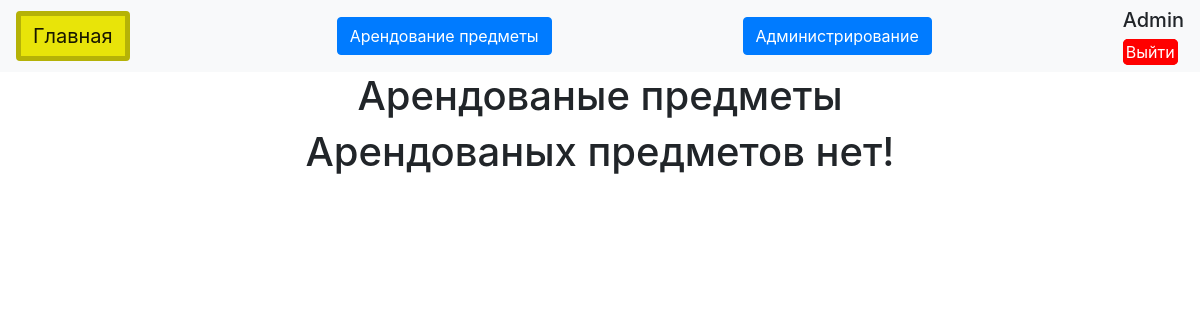
Page /arrended (signed in) on the earlier database version.
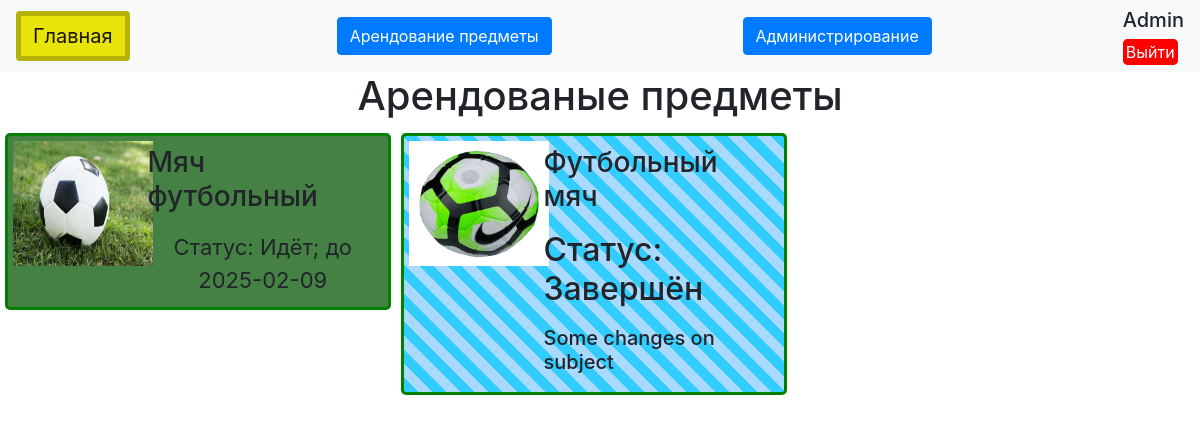
Same page on the later database version.
### data/users.py (models this page shows, shortened)
class Users(SqlAlchemyBase, UserMixin):
    __tablename__ = 'users'
    id = sqlalchemy.Column(sqlalchemy.Integer, primary_key=True, autoincrement=True)
    name = sqlalchemy.Column(sqlalchemy.String, nullable=True)
    about = sqlalchemy.Column(sqlalchemy.String, nullable=True)
    email = sqlalchemy.Column(sqlalchemy.String, index=True, unique=True, nullable=True)
    hashed_password = sqlalchemy.Column(sqlalchemy.String, nullable=True)
    user_access = sqlalchemy.Column(sqlalchemy.String, default='admin', nullable=True)
    password = sqlalchemy.Column(sqlalchemy.String, nullable=True)
    asortiment = orm.relationship("Asortiment", back_populates='users')

### data/news.py (models this page shows)
class Request(SqlAlchemyBase):
    __tablename__ = 'request'
    id = sqlalchemy.Column(sqlalchemy.Integer, primary_key=True, autoincrement=True)
    description = sqlalchemy.Column(sqlalchemy.String)
    date_start = sqlalchemy.Column(sqlalchemy.String)
    date_end = sqlalchemy.Column(sqlalchemy.String)
    approved = sqlalchemy.Column(sqlalchemy.Boolean)
    type = sqlalchemy.Column(sqlalchemy.String, nullable=True)
    id_user = sqlalchemy.Column(sqlalchemy.Integer, sqlalchemy.ForeignKey("users.id"))
    name_user = sqlalchemy.Column(sqlalchemy.String)
    user = orm.relationship('Users')
    id_item = sqlalchemy.Column(sqlalchemy.Integer, sqlalchemy.ForeignKey("asortiment.id"))
    asortiment = orm.relationship("Asortiment")

class Asortiment(SqlAlchemyBase):
    __tablename__ = 'asortiment'
    id = sqlalchemy.Column(sqlalchemy.Integer, primary_key=True, autoincrement=True)
    name = sqlalchemy.Column(sqlalchemy.String, nullable=True)
    status = sqlalchemy.Column(sqlalchemy.String, nullable=True)
    arend = sqlalchemy.Column(sqlalchemy.String, nullable=True)
    photo_href = sqlalchemy.Column(sqlalchemy.String, nullable=True)
    id_type = sqlalchemy.Column(sqlalchemy.Integer, sqlalchemy.ForeignKey('idtype.id'))
    is_private = sqlalchemy.Column(sqlalchemy.Boolean, default=True)
    user_id = sqlalchemy.Column(sqlalchemy.Integer, sqlalchemy.ForeignKey("users.id"))
    users = orm.relationship('Users')
    idtype = orm.relationship("Idtype")
    request = orm.relationship("Request", back_populates='asortiment')

### main.py (the view)
@app.route("/arrended")
@login_required
def arrended():
    if current_user.user_access == "baned":
        abort(404)
    else:
        db_sess = db_session.create_session()
        items = db_sess.query(Request).filter_by(id_user=current_user.id).all()
        trtp = len(items) != 0
        return render_template("arrended.html",
                            items=items,
                            trtp=trtp,
                            title="Ваши арендованые предметы"
                            )

### data/db_session.py (called while the page is built)
def create_session() -> Session:
    global __factory
    return __factory()

### main.py (called while the page is built)
@login_manager.user_loader
def load_user(user_id):
    db_sess = db_session.create_session()
    return db_sess.get(Users, user_id)

### templates/arrended.html
{% extends "base.html" %}
{% block content %}
    <h1>Арендованые предметы</h1>
    {% if trtp != 0 %}
    <div class="grates">
        {% for request in items %}
        <div class="itemMy">
            {% if request.type == 'Не одобрен' %}
            <div class="itemn polosatyR">
            {% elif request.type == 'Одобрен' or request.type == "Идёт" %}
            <div class="itemn stolbikG">
            {% elif request.type == 'Завершён' %}
            <div class="itemn polosaty">
            {% endif %}
                <div class="itemll">
                    <img class="imgsize" src="/{{ request.asortiment.photo_href }}">
                </div>
                <div class="itemrr">
                    <div>
                        <h3 class="paing">{{ request.asortiment.name }}</h3>
                        {% if request.type == 'Не одобрен' or  request.type == 'Одобрен' %}
                        <div class="szt cental">{{ request.type }}</div>
                        <div class="paing szzt">С: {{ request.date_start }} до: {{ request.date_end }}</div>
                        <div class="cental"><a class="btn exit" href="/Unconfirm_request/{{ request.id }}">Отмена аренды</a></div>
                        {% elif request.type == "Идёт"%}
                        <div class="szt cental paing">Статус: {{ request.type }}; до {{ request.date_end }}</div>
                        {% else %}
                        <h2 class="paing">Статус: {{ request.type }}</h2>
                        <h5 class="paing">{{ request.description }}</h5>
                        {% endif %}
                    </div>
                </div>
            </div>
        </div>
        {% endfor %}
    </div>
    {% else %}
    <h1>Арендованых предметов нет!</h1>
    {% endif %}
{% endblock %}

### templates/base.html (shortened to what this page needs)
<!doctype html>
<html lang="en">
<head>
    <link rel="stylesheet"
          href="https://stackpath.bootstrapcdn.com/bootstrap/4.4.1/css/bootstrap.min.css"
>
    <link rel="stylesheet" href="{{ url_for('static', filename='styles/Styles.css') }}">
</head>
<body>
<header>
    <nav class="navbar navbar-light bg-light">
        <a class="btn navbar-brand borderSome backcolorV" href="/" >Главная</a>
        {% if current_user.user_access == 'admin' %}
        <div class="cental">
            <a href="/arrended" class="btn btn-primary">Арендование предметы</a>
        </div>
        <div class="cental">
            <a href="/admin_panel" class="btn btn-primary">Администрирование</a>
        </div>
        {% else %}
        <div class="cental">
            <a href="/arrended" class="btn btn-primary">Арендование предметы</a>
        </div>
        {% endif %}
        {% if current_user.is_authenticated %}
        <div>
            <h5>{{ current_user.name }}</h5>
            <a class="exit" href="/logout">Выйти</a>
        </div>
        {% else %}
            <p>
                <a class="btn btn-primary " href="/register">Зарегистрироваться</a>
                <a class="btn btn-success" href="/login">Войти</a>
            </p>
        {% endif %}
    </nav>
</header>
<main>
    {% block content %}{% endblock %}
</main>
</body>
</html>

### static/styles/Styles.css (style rules this page uses)
.exit { border:3px solid red; color: white; background-color: red; border-radius: 5px; }
h1 { text-align: center; }
.borderSome { border: 5px solid #b5b207; }
.cental { text-align: center; }
.itemMy { padding: 5px; }
.itemn { padding: 5px; border: 3px solid green; display: flex; border-radius: 5px; }
.itemll { float: left; width: 35%; }
.itemrr { float: right; width: 65%; }
.imgsize { height: 125px; width: 140px; }
.backcolorV { background-color: #e8e409; color: white; }
.paing { padding: 5px; }
.polosaty { background: repeating-linear-gradient( 45deg, #33ccff, #33ccff 10px, #a8d9ff 10px, #a8d9ff 20px ); }
.stolbikG { background-color: rgb(69, 128, 69); }
.szt { font-size: 22px; }
@media (max-width: 70000px) { .grates { grid-template-columns: repeat(8, 12.5%); display: grid; grid-auto-rows: minmax(20%, auto); } }
@media (max-width: 2800px) { .grates { grid-template-columns: repeat(6, 16.7%); display: grid; grid-auto-rows: minmax(20%, auto); } }
@media (max-width: 2600px) { .grates { grid-template-columns: repeat(5, 20%); display: grid; grid-auto-rows: minmax(20%, auto); } }
@media (max-width: 1900px) { .grates { grid-template-columns: repeat(4, 25%); display: grid; grid-auto-rows: minmax(20%, auto); } }
@media (max-width: 1540px) { .grates { grid-template-columns: repeat(3, 33%); display: grid; grid-auto-rows: minmax(20%, auto); } }

Differences in the rows shown:
added Request: asortiment.photo_href (picture), asortiment.name "Мяч футбольный", type "Идёт", date_end "2025-02-09"
added Request: asortiment.photo_href (picture), asortiment.name "Футбольный мяч", type "Завершён", description "Some changes on subject"
Other differences:
text no longer shown: "Арендованых предметов нет!"
